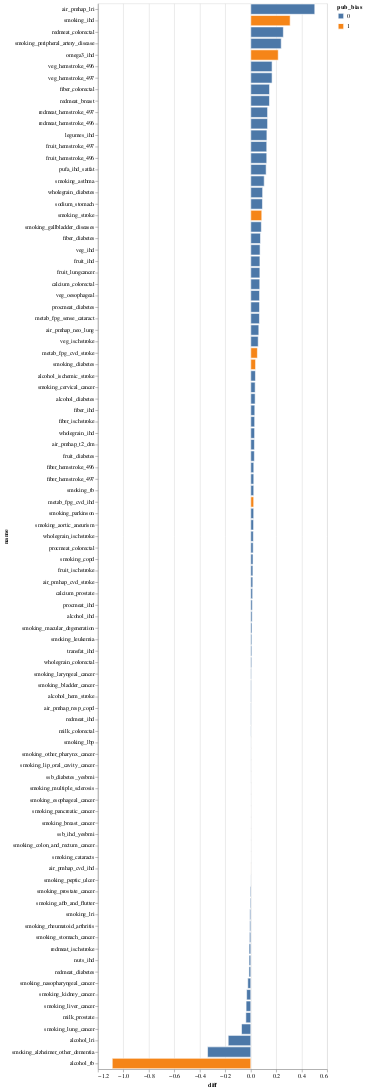

Write notebook code for a chart like this one.
### Markdown cell above
### Plot scores

Plots are interactive! Hover over data for tooltip and selections :)

### Code cell
selector = alt.selection_single(on='mouseover', nearest=True, empty='none')

chart = alt.Chart(pairs).mark_bar().transform_calculate(
    diff='datum.score_new - datum.score'
).add_selection(selector)

chart.encode(
    x='diff:Q',
    y=alt.Y('name', sort='-x'),
    color='pub_bias:N',
    stroke=alt.condition(selector, alt.value('red'), alt.value('white')),
    tooltip=[
        'name',
        alt.Tooltip('diff:Q', format='.4f'),
        alt.Tooltip('score', format='.4f'),
        alt.Tooltip('score_new', format='.4f')
    ]
)

### Figure 1 — Vega-Lite specification as saved in the notebook (floating-point values rounded to 4 significant figures)
{"config": {"view": {"continuousWidth": 400, "continuousHeight": 300}}, "data": {"name": "data-a699e4a3267581a834f9a0b7c7265b89"}, "mark": "bar", "encoding": {"color": {"type": "nominal", "field": "pub_bias"}, "stroke": {"condition": {"value": "red", "selection": "selector001"}, "value": "white"}, "tooltip": [{"type": "nominal", "field": "name"}, {"type": "quantitative", "field": "diff", "format": ".4f"}, {"type": "quantitative", "field": "score", "format": ".4f"}, {"type": "quantitative", "field": "score_new", "format": ".4f"}], "x": {"type": "quantitative", "field": "diff"}, "y": {"type": "nominal", "field": "name", "sort": "-x"}}, "selection": {"selector001": {"type": "single", "on": "mouseover", "nearest": true, "empty": "none"}}, "transform": [{"calculate": "datum.score_new - datum.score", "as": "diff"}], "$schema": "https://vega.github.io/schema/vega-lite/v4.8.1.json", "datasets": {"data-a699e4a3267581a834f9a0b7c7265b89": [{"rei_id": 114, "cause_id": 493, "risk_lower": 0.0, "risk_upper": 23.49, "risk_unit": "g/day", "risk_type": "continuous", "score": 0.1043, "pub_bias": 0, "name": "nuts_ihd", "score_new": 0.09085, "pub_bias_new": 0}, {"rei_id": 105, "cause_id": 493, "risk_lower": 4.599, "risk_upper": 8.042, "risk_unit": "mmol/L", "risk_type": "continuous", "score": -0.01838, "pub_bias": 1, "name": "metab_fpg_cvd_ihd", "score_new": 0.004607, "pub_bias_new": 0}, {"rei_id": 119, "cause_id": 496, "risk_lower": 3.95, "risk_upper": 24.8, "risk_unit": "g/day", "risk_type": "continuous", "score": -0.02849, "pub_bias": 0, "name": "fiber_hemstroke_496", "score_new": -0.004827, "pub_bias_new": 0}, {"rei_id": 99, "cause_id": 444, "risk_lower": 0.0, "risk_upper": 49.52, "risk_unit": "pack-year", "risk_type": "continuous", "score": 0.2015, "pub_bias": 0, "name": "smoking_lip_oral_cavity_cancer", "score_new": 0.2022, "pub_bias_new": 0}, {"rei_id": 123, "cause_id": 493, "risk_lower": 0.002, "risk_upper": 0.02725, "risk_unit": "%E/day", "risk_type": "continuous", "score": 0.01816, "pub_bias": 0, "name": "transfat_ihd", "score_new": 0.02626, "pub_bias_new": 0}, {"rei_id": 105, "cause_id": 417, "risk_lower": 4.357, "risk_upper": 8.083, "risk_unit": "mmol/L", "risk_type": "continuous", "score": 0.01199, "pub_bias": 1, "name": "metab_fpg_cvd_stroke", "score_new": 0.06396, "pub_bias_new": 0}, {"rei_id": 112, "cause_id": 493, "risk_lower": 23.75, "risk_upper": 385.7, "risk_unit": "g/day", "risk_type": "continuous", "score": 0.1538, "pub_bias": 0, "name": "veg_ihd", "score_new": 0.2268, "pub_bias_new": 0}, {"rei_id": 99, "cause_id": 501, "risk_lower": 0.0, "risk_upper": 30.0, "risk_unit": "cigarettes per day", "risk_type": "continuous", "score": 0.8152, "pub_bias": 0, "name": "smoking_aortic_aneurism", "score_new": 0.8372, "pub_bias_new": 0}, {"rei_id": 116, "cause_id": 497, "risk_lower": 8.25, "risk_upper": 109.2, "risk_unit": "g/day", "risk_type": "continuous", "score": 0.02079, "pub_bias": 0, "name": "redmeat_hemstroke_497", "score_new": 0.1528, "pub_bias_new": 0}, {"rei_id": 99, "cause_id": 441, "risk_lower": 0.0, "risk_upper": 50.0, "risk_unit": "pack-year", "risk_type": "continuous", "score": 0.03719, "pub_bias": 0, "name": "smoking_colon_and_rectum_cancer", "score_new": 0.03721, "pub_bias_new": 0}, {"rei_id": 112, "cause_id": 496, "risk_lower": 9.578, "risk_upper": 370.2, "risk_unit": "g/day", "risk_type": "continuous", "score": -0.1703, "pub_bias": 0, "name": "veg_hemstroke_496", "score_new": -0.002993, "pub_bias_new": 0}, {"rei_id": 99, "cause_id": 509, "risk_lower": 0.0, "risk_upper": 50.0, "risk_unit": "pack-year", "risk_type": "continuous", "score": 0.4113, "pub_bias": 0, "name": "smoking_copd", "score_new": 0.429, "pub_bias_new": 0}, {"rei_id": 99, "cause_id": 297, "risk_lower": 0.0, "risk_upper": 27.5, "risk_unit": "cigarettes per day", "risk_type": "continuous", "score": 0.01347, "pub_bias": 0, "name": "smoking_tb", "score_new": 0.0368, "pub_bias_new": 0}, {"rei_id": 117, "cause_id": 441, "risk_lower": 0.0, "risk_upper": 38.51, "risk_unit": "g/day", "risk_type": "continuous", "score": -0.01658, "pub_bias": 0, "name": "procmeat_colorectal", "score_new": 0.002256, "pub_bias_new": 0}, {"rei_id": 117, "cause_id": 976, "risk_lower": 0.0, "risk_upper": 51.17, "risk_unit": "g/day", "risk_type": "continuous", "score": -0.01639, "pub_bias": 0, "name": "procmeat_diabetes", "score_new": 0.05229, "pub_bias_new": 0}, {"rei_id": 99, "cause_id": 487, "risk_lower": 0.0, "risk_upper": 38.75, "risk_unit": "pack-year", "risk_type": "continuous", "score": -0.01827, "pub_bias": 0, "name": "smoking_leukemia", "score_new": -0.009823, "pub_bias_new": 0}, {"rei_id": 115, "cause_id": 438, "risk_lower": 5.814, "risk_upper": 519.7, "risk_unit": "g/day", "risk_type": "continuous", "score": -0.0262, "pub_bias": 0, "name": "milk_prostate", "score_new": -0.06493, "pub_bias_new": 0}, {"rei_id": 380, "cause_id": 493, "risk_lower": 3.507, "risk_upper": 47.92, "risk_unit": "micrograms per meter cubed", "risk_type": "continuous", "score": 0.2361, "pub_bias": 1, "name": "air_pmhap_cvd_ihd", "score_new": 0.2356, "pub_bias_new": 0}, {"rei_id": 112, "cause_id": 495, "risk_lower": 10.95, "risk_upper": 381.9, "risk_unit": "g/day", "risk_type": "continuous", "score": 0.1015, "pub_bias": 0, "name": "veg_ischstroke", "score_new": 0.1599, "pub_bias_new": 0}, {"rei_id": 99, "cause_id": 456, "risk_lower": 0.0, "risk_upper": 50.0, "risk_unit": "pack-year", "risk_type": "continuous", "score": 0.3419, "pub_bias": 0, "name": "smoking_pancreatic_cancer", "score_new": 0.342, "pub_bias_new": 0}, {"rei_id": 333, "cause_id": 493, "risk_lower": 0.0, "risk_upper": 110.7, "risk_unit": "g/day", "risk_type": "continuous", "score": -0.1915, "pub_bias": 0, "name": "legumes_ihd", "score_new": -0.06483, "pub_bias_new": 0}, {"rei_id": 99, "cause_id": 493, "risk_lower": 0.0, "risk_upper": 31.25, "risk_unit": "cigarettes per day", "risk_type": "continuous", "score": -0.1285, "pub_bias": 1, "name": "smoking_ihd", "score_new": 0.1807, "pub_bias_new": 0}, {"rei_id": 99, "cause_id": 423, "risk_lower": 0.0, "risk_upper": 51.25, "risk_unit": "pack-year", "risk_type": "continuous", "score": 1.802, "pub_bias": 0, "name": "smoking_laryngeal_cancer", "score_new": 1.806, "pub_bias_new": 0}, {"rei_id": 102, "cause_id": 493, "risk_lower": 0.0, "risk_upper": 45.0, "risk_unit": "grams per day", "risk_type": "continuous", "score": 0.01067, "pub_bias": 0, "name": "alcohol_ihd", "score_new": 0.02149, "pub_bias_new": 0}, {"rei_id": 124, "cause_id": 414, "risk_lower": 1.23, "risk_upper": 5.626, "risk_unit": "g/day", "risk_type": "continuous", "score": 0.2711, "pub_bias": 0, "name": "sodium_stomach", "score_new": 0.3628, "pub_bias_new": 0}, {"rei_id": 99, "cause_id": 474, "risk_lower": 0.0, "risk_upper": 51.25, "risk_unit": "pack-year", "risk_type": "continuous", "score": 0.7928, "pub_bias": 0, "name": "smoking_bladder_cancer", "score_new": 0.7968, "pub_bias_new": 0}, {"rei_id": 99, "cause_id": 671, "risk_lower": 0.0, "risk_upper": 25.0, "risk_unit": "cigarettes per day", "risk_type": "continuous", "score": 0.1379, "pub_bias": 0, "name": "smoking_cataracts", "score_new": 0.138, "pub_bias_new": 0}, {"rei_id": 99, "cause_id": 417, "risk_lower": 0.0, "risk_upper": 62.5, "risk_unit": "pack-year", "risk_type": "continuous", "score": -0.1752, "pub_bias": 0, "name": "smoking_liver_cancer", "score_new": -0.2119, "pub_bias_new": 0}, {"rei_id": 99, "cause_id": 322, "risk_lower": 0.0, "risk_upper": 31.25, "risk_unit": "cigarettes per day", "risk_type": "continuous", "score": 0.3085, "pub_bias": 0, "name": "smoking_lri", "score_new": 0.3009, "pub_bias_new": 0}, {"rei_id": 99, "cause_id": 450, "risk_lower": 0.0, "risk_upper": 71.62, "risk_unit": "pack-year", "risk_type": "continuous", "score": 0.9341, "pub_bias": 0, "name": "smoking_other_pharynx_cancer", "score_new": 0.9349, "pub_bias_new": 0}, {"rei_id": 99, "cause_id": 471, "risk_lower": 0.0, "risk_upper": 43.54, "risk_unit": "pack-year", "risk_type": "continuous", "score": -0.0372, "pub_bias": 0, "name": "smoking_kidney_cancer", "score_new": -0.06985, "pub_bias_new": 0}, {"rei_id": 116, "cause_id": 493, "risk_lower": 3.875, "risk_upper": 81.97, "risk_unit": "g/day", "risk_type": "continuous", "score": -0.01569, "pub_bias": 0, "name": "redmeat_ihd", "score_new": -0.01315, "pub_bias_new": 0}, {"rei_id": 116, "cause_id": 495, "risk_lower": 8.25, "risk_upper": 102.2, "risk_unit": "g/day", "risk_type": "continuous", "score": -0.05688, "pub_bias": 0, "name": "redmeat_ischstroke", "score_new": -0.0702, "pub_bias_new": 0}, {"rei_id": 99, "cause_id": 672, "risk_lower": 0.0, "risk_upper": 27.5, "risk_unit": "cigarettes per day", "risk_type": "continuous", "score": 0.1678, "pub_bias": 0, "name": "smoking_macular_degeneration", "score_new": 0.1776, "pub_bias_new": 0}, {"rei_id": 99, "cause_id": 500, "risk_lower": 0.0, "risk_upper": 25.0, "risk_unit": "cigarettes per day", "risk_type": "continuous", "score": 0.05984, "pub_bias": 0, "name": "smoking_afib_and_flutter", "score_new": 0.05383, "pub_bias_new": 0}, {"rei_id": 380, "cause_id": 976, "risk_lower": 3.638, "risk_upper": 45.24, "risk_unit": "micrograms per meter cubed", "risk_type": "continuous", "score": 0.1085, "pub_bias": 0, "name": "air_pmhap_t2_dm", "score_new": 0.1372, "pub_bias_new": 0}, {"rei_id": 99, "cause_id": 630, "risk_lower": 0.0, "risk_upper": 26.25, "risk_unit": "cigarettes per day", "risk_type": "continuous", "score": 0.2193, "pub_bias": 0, "name": "smoking_lbp", "score_new": 0.2201, "pub_bias_new": 0}, {"rei_id": 111, "cause_id": 426, "risk_lower": 15.75, "risk_upper": 368.6, "risk_unit": "g/day", "risk_type": "continuous", "score": 0.09238, "pub_bias": 0, "name": "fruit_lungcancer", "score_new": 0.1639, "pub_bias_new": 0}, {"rei_id": 99, "cause_id": 534, "risk_lower": 0.0, "risk_upper": 27.93, "risk_unit": "cigarettes per day", "risk_type": "continuous", "score": -0.1912, "pub_bias": 0, "name": "smoking_gallbladder_diseases", "score_new": -0.1082, "pub_bias_new": 0}, {"rei_id": 111, "cause_id": 976, "risk_lower": 12.4, "risk_upper": 329.7, "risk_unit": "g/day", "risk_type": "continuous", "score": -0.009761, "pub_bias": 0, "name": "fruit_diabetes", "score_new": 0.01843, "pub_bias_new": 0}, {"rei_id": 112, "cause_id": 411, "risk_lower": 62.5, "risk_upper": 288.5, "risk_unit": "g/day", "risk_type": "continuous", "score": -0.09325, "pub_bias": 0, "name": "veg_oesophageal", "score_new": -0.02435, "pub_bias_new": 0}, {"rei_id": 99, "cause_id": 527, "risk_lower": 0.0, "risk_upper": 21.94, "risk_unit": "cigarettes per day", "risk_type": "continuous", "score": 0.1783, "pub_bias": 0, "name": "smoking_peptic_ulcer", "score_new": 0.1766, "pub_bias_new": 0}, {"rei_id": 99, "cause_id": 432, "risk_lower": 0.0, "risk_upper": 13.9, "risk_unit": "pack-year", "risk_type": "continuous", "score": 0.1197, "pub_bias": 0, "name": "smoking_cervical_cancer", "score_new": 0.1541, "pub_bias_new": 0}, {"rei_id": 116, "cause_id": 496, "risk_lower": 8.25, "risk_upper": 109.2, "risk_unit": "g/day", "risk_type": "continuous", "score": 0.02079, "pub_bias": 0, "name": "redmeat_hemstroke_496", "score_new": 0.1528, "pub_bias_new": 0}, {"rei_id": 116, "cause_id": 976, "risk_lower": 5.0, "risk_upper": 87.23, "risk_unit": "g/day", "risk_type": "continuous", "score": 0.003975, "pub_bias": 0, "name": "redmeat_diabetes", "score_new": -0.01037, "pub_bias_new": 0}, {"rei_id": 99, "cause_id": 543, "risk_lower": 0.0, "risk_upper": 39.0, "risk_unit": "cigarettes per day", "risk_type": "continuous", "score": 0.03687, "pub_bias": 0, "name": "smoking_alzheimer_other_dementia", "score_new": -0.3026, "pub_bias_new": 0}, {"rei_id": 102, "cause_id": 976, "risk_lower": 0.0, "risk_upper": 37.5, "risk_unit": "grams per day", "risk_type": "continuous", "score": -0.01392, "pub_bias": 0, "name": "alcohol_diabetes", "score_new": 0.02031, "pub_bias_new": 0}, {"rei_id": 116, "cause_id": 429, "risk_lower": 0.0, "risk_upper": 64.28, "risk_unit": "g/day", "risk_type": "continuous", "score": -0.2885, "pub_bias": 0, "name": "redmeat_breast", "score_new": -0.1417, "pub_bias_new": 0}, {"rei_id": 122, "cause_id": 493, "risk_lower": 0.01719, "risk_upper": 0.1452, "risk_unit": "%E/day", "risk_type": "continuous", "score": -0.293, "pub_bias": 0, "name": "pufa_ihd_satfat", "score_new": -0.1723, "pub_bias_new": 0}, {"rei_id": 99, "cause_id": 411, "risk_lower": 0.0, "risk_upper": 50.0, "risk_unit": "pack-year", "risk_type": "continuous", "score": 0.5857, "pub_bias": 0, "name": "smoking_esophageal_cancer", "score_new": 0.5859, "pub_bias_new": 0}, {"rei_id": 111, "cause_id": 495, "risk_lower": 8.267, "risk_upper": 496.8, "risk_unit": "g/day", "risk_type": "continuous", "score": 0.1354, "pub_bias": 0, "name": "fruit_ischstroke", "score_new": 0.152, "pub_bias_new": 0}, {"rei_id": 147, "cause_id": 438, "risk_lower": 0.26, "risk_upper": 1.292, "risk_unit": "g/day", "risk_type": "continuous", "score": -0.04277, "pub_bias": 0, "name": "calcium_prostate", "score_new": -0.02806, "pub_bias_new": 0}, {"rei_id": 102, "cause_id": 297, "risk_lower": 0.0, "risk_upper": 37.5, "risk_unit": "grams per day", "risk_type": "continuous", "score": 0.01367, "pub_bias": 1, "name": "alcohol_tb", "score_new": -1.074, "pub_bias_new": 0}, {"rei_id": 119, "cause_id": 441, "risk_lower": 4.25, "risk_upper": 26.5, "risk_unit": "g/day", "risk_type": "continuous", "score": -0.02625, "pub_bias": 0, "name": "fiber_colorectal", "score_new": 0.121, "pub_bias_new": 0}, {"rei_id": 99, "cause_id": 494, "risk_lower": 0.0, "risk_upper": 29.5, "risk_unit": "cigarettes per day", "risk_type": "continuous", "score": 0.04898, "pub_bias": 1, "name": "smoking_stroke", "score_new": 0.1354, "pub_bias_new": 0}, {"rei_id": 99, "cause_id": 438, "risk_lower": 0.0, "risk_upper": 49.5, "risk_unit": "cigarettes per day", "risk_type": "continuous", "score": -0.008341, "pub_bias": 0, "name": "smoking_prostate_cancer", "score_new": -0.01413, "pub_bias_new": 0}, {"rei_id": 117, "cause_id": 493, "risk_lower": 0.0, "risk_upper": 38.64, "risk_unit": "g/day", "risk_type": "continuous", "score": -0.00165, "pub_bias": 0, "name": "procmeat_ihd", "score_new": 0.0106, "pub_bias_new": 0}, {"rei_id": 99, "cause_id": 429, "risk_lower": 0.0, "risk_upper": 34.27, "risk_unit": "pack-year", "risk_type": "continuous", "score": 0.05629, "pub_bias": 0, "name": "smoking_breast_cancer", "score_new": 0.05636, "pub_bias_new": 0}, {"rei_id": 102, "cause_id": 322, "risk_lower": 0.0, "risk_upper": 47.79, "risk_unit": "grams per day", "risk_type": "continuous", "score": -0.03732, "pub_bias": 0, "name": "alcohol_lri", "score_new": -0.2147, "pub_bias_new": 0}, {"rei_id": 99, "cause_id": 502, "risk_lower": 0.0, "risk_upper": 31.1, "risk_unit": "cigarettes per day", "risk_type": "continuous", "score": -0.1517, "pub_bias": 0, "name": "smoking_peripheral_artery_disease", "score_new": 0.08743, "pub_bias_new": 0}, {"rei_id": 380, "cause_id": 426, "risk_lower": 5.827, "risk_upper": 290.7, "risk_unit": "micrograms per meter cubed", "risk_type": "continuous", "score": 0.2254, "pub_bias": 0, "name": "air_pmhap_neo_lung", "score_new": 0.2886, "pub_bias_new": 0}, {"rei_id": 99, "cause_id": 426, "risk_lower": 0.0, "risk_upper": 51.25, "risk_unit": "pack-year", "risk_type": "continuous", "score": 0.7324, "pub_bias": 0, "name": "smoking_lung_cancer", "score_new": 0.6597, "pub_bias_new": 0}, {"rei_id": 116, "cause_id": 441, "risk_lower": 0.0, "risk_upper": 99.5, "risk_unit": "g/day", "risk_type": "continuous", "score": -0.2409, "pub_bias": 0, "name": "redmeat_colorectal", "score_new": 0.01482, "pub_bias_new": 0}, {"rei_id": 112, "cause_id": 497, "risk_lower": 9.578, "risk_upper": 370.2, "risk_unit": "g/day", "risk_type": "continuous", "score": -0.1703, "pub_bias": 0, "name": "veg_hemstroke_497", "score_new": -0.002993, "pub_bias_new": 0}, {"rei_id": 380, "cause_id": 494, "risk_lower": 4.683, "risk_upper": 37.0, "risk_unit": "micrograms per meter cubed", "risk_type": "continuous", "score": 0.1302, "pub_bias": 0, "name": "air_pmhap_cvd_stroke", "score_new": 0.1462, "pub_bias_new": 0}, {"rei_id": 147, "cause_id": 441, "risk_lower": 0.3024, "risk_upper": 1.226, "risk_unit": "g/day", "risk_type": "continuous", "score": 0.2782, "pub_bias": 0, "name": "calcium_colorectal", "score_new": 0.3487, "pub_bias_new": 0}, {"rei_id": 119, "cause_id": 495, "risk_lower": 3.95, "risk_upper": 22.21, "risk_unit": "g/day", "risk_type": "continuous", "score": -0.02021, "pub_bias": 0, "name": "fiber_ischstroke", "score_new": 0.01039, "pub_bias_new": 0}, {"rei_id": 115, "cause_id": 441, "risk_lower": 0.0, "risk_upper": 656.6, "risk_unit": "g/day", "risk_type": "continuous", "score": 0.06208, "pub_bias": 0, "name": "milk_colorectal", "score_new": 0.06407, "pub_bias_new": 0}, {"rei_id": 380, "cause_id": 509, "risk_lower": 3.41, "risk_upper": 87.1, "risk_unit": "micrograms per meter cubed", "risk_type": "continuous", "score": 0.4219, "pub_bias": 0, "name": "air_pmhap_resp_copd", "score_new": 0.4245, "pub_bias_new": 0}, {"rei_id": 118, "cause_id": 493, "risk_lower": 0.0, "risk_upper": 410.8, "risk_unit": "g/day", "risk_type": "continuous", "score": -0.0004381, "pub_bias": 0, "name": "ssb_ihd_yesbmi", "score_new": -0.0004184, "pub_bias_new": 0}, {"rei_id": 118, "cause_id": 976, "risk_lower": 0.0, "risk_upper": 360.6, "risk_unit": "g/day", "risk_type": "continuous", "score": 0.08279, "pub_bias": 0, "name": "ssb_diabetes_yesbmi", "score_new": 0.08338, "pub_bias_new": 0}, {"rei_id": 111, "cause_id": 497, "risk_lower": 8.267, "risk_upper": 491.4, "risk_unit": "g/day", "risk_type": "continuous", "score": -0.09694, "pub_bias": 0, "name": "fruit_hemstroke_497", "score_new": 0.02856, "pub_bias_new": 0}, {"rei_id": 119, "cause_id": 976, "risk_lower": 4.429, "risk_upper": 30.3, "risk_unit": "g/day", "risk_type": "continuous", "score": 0.03923, "pub_bias": 0, "name": "fiber_diabetes", "score_new": 0.1154, "pub_bias_new": 0}, {"rei_id": 99, "cause_id": 447, "risk_lower": 0.0, "risk_upper": 50.0, "risk_unit": "pack-year", "risk_type": "continuous", "score": 0.1492, "pub_bias": 0, "name": "smoking_nasopharyngeal_cancer", "score_new": 0.1255, "pub_bias_new": 0}, {"rei_id": 111, "cause_id": 496, "risk_lower": 8.267, "risk_upper": 491.4, "risk_unit": "g/day", "risk_type": "continuous", "score": -0.09694, "pub_bias": 0, "name": "fruit_hemstroke_496", "score_new": 0.02856, "pub_bias_new": 0}, {"rei_id": 102, "cause_id": 495, "risk_lower": 0.0, "risk_upper": 50.0, "risk_unit": "grams per day", "risk_type": "continuous", "score": -0.0578, "pub_bias": 0, "name": "alcohol_ischemic_stroke", "score_new": -0.02116, "pub_bias_new": 0}, {"rei_id": 113, "cause_id": 493, "risk_lower": 3.275, "risk_upper": 197.6, "risk_unit": "g/day", "risk_type": "continuous", "score": 0.1401, "pub_bias": 0, "name": "wholegrain_ihd", "score_new": 0.1701, "pub_bias_new": 0}, {"rei_id": 99, "cause_id": 627, "risk_lower": 0.0, "risk_upper": 20.11, "risk_unit": "cigarettes per day", "risk_type": "continuous", "score": -0.06688, "pub_bias": 0, "name": "smoking_rheumatoid_arthritis", "score_new": -0.07514, "pub_bias_new": 0}, {"rei_id": 99, "cause_id": 515, "risk_lower": 0.0, "risk_upper": 26.25, "risk_unit": "cigarettes per day", "risk_type": "continuous", "score": -0.7406, "pub_bias": 0, "name": "smoking_asthma", "score_new": -0.6351, "pub_bias_new": 0}, {"rei_id": 113, "cause_id": 976, "risk_lower": 2.25, "risk_upper": 250.7, "risk_unit": "g/day", "risk_type": "continuous", "score": -0.0769, "pub_bias": 0, "name": "wholegrain_diabetes", "score_new": 0.01624, "pub_bias_new": 0}, {"rei_id": 99, "cause_id": 544, "risk_lower": 0.0, "risk_upper": 30.46, "risk_unit": "cigarettes per day", "risk_type": "continuous", "score": -0.006114, "pub_bias": 0, "name": "smoking_parkinson", "score_new": 0.01685, "pub_bias_new": 0}, {"rei_id": 105, "cause_id": 671, "risk_lower": 4.349, "risk_upper": 8.154, "risk_unit": "mmol/L", "risk_type": "continuous", "score": -0.0568, "pub_bias": 0, "name": "metab_fpg_sense_cataract", "score_new": 0.01126, "pub_bias_new": 0}, {"rei_id": 111, "cause_id": 493, "risk_lower": 22.6, "risk_upper": 451.4, "risk_unit": "g/day", "risk_type": "continuous", "score": -0.04327, "pub_bias": 0, "name": "fruit_ihd", "score_new": 0.0286, "pub_bias_new": 0}, {"rei_id": 99, "cause_id": 546, "risk_lower": 0.0, "risk_upper": 20.0, "risk_unit": "cigarettes per day", "risk_type": "continuous", "score": 0.2252, "pub_bias": 0, "name": "smoking_multiple_sclerosis", "score_new": 0.2254, "pub_bias_new": 0}, {"rei_id": 119, "cause_id": 497, "risk_lower": 3.95, "risk_upper": 24.8, "risk_unit": "g/day", "risk_type": "continuous", "score": -0.02849, "pub_bias": 0, "name": "fiber_hemstroke_497", "score_new": -0.004827, "pub_bias_new": 0}, {"rei_id": 121, "cause_id": 493, "risk_lower": 0.025, "risk_upper": 1.73, "risk_unit": "g/day", "risk_type": "continuous", "score": -0.1763, "pub_bias": 1, "name": "omega3_ihd", "score_new": 0.0393, "pub_bias_new": 0}, {"rei_id": 102, "cause_id": 496, "risk_lower": 0.0, "risk_upper": 49.97, "risk_unit": "grams per day", "risk_type": "continuous", "score": 0.04998, "pub_bias": 0, "name": "alcohol_hem_stroke", "score_new": 0.05318, "pub_bias_new": 0}, {"rei_id": 113, "cause_id": 441, "risk_lower": 9.9, "risk_upper": 230.3, "risk_unit": "g/day", "risk_type": "continuous", "score": 0.0627, "pub_bias": 0, "name": "wholegrain_colorectal", "score_new": 0.06999, "pub_bias_new": 0}, {"rei_id": 119, "cause_id": 493, "risk_lower": 3.95, "risk_upper": 25.49, "risk_unit": "g/day", "risk_type": "continuous", "score": 0.07298, "pub_bias": 0, "name": "fiber_ihd", "score_new": 0.1046, "pub_bias_new": 0}, {"rei_id": 99, "cause_id": 587, "risk_lower": 0.0, "risk_upper": 25.5, "risk_unit": "cigarettes per day", "risk_type": "continuous", "score": 0.05794, "pub_bias": 1, "name": "smoking_diabetes", "score_new": 0.09555, "pub_bias_new": 0}, {"rei_id": 113, "cause_id": 495, "risk_lower": 5.098, "risk_upper": 229.6, "risk_unit": "g/day", "risk_type": "continuous", "score": -0.08748, "pub_bias": 0, "name": "wholegrain_ischstroke", "score_new": -0.06733, "pub_bias_new": 0}, {"rei_id": 99, "cause_id": 414, "risk_lower": 0.0, "risk_upper": 50.69, "risk_unit": "pack-year", "risk_type": "continuous", "score": 0.04321, "pub_bias": 0, "name": "smoking_stomach_cancer", "score_new": 0.03262, "pub_bias_new": 0}, {"rei_id": 380, "cause_id": 322, "risk_lower": 11.0, "risk_upper": 363.0, "risk_unit": "micrograms per meter cubed", "risk_type": "continuous", "score": -0.3789, "pub_bias": 0, "name": "air_pmhap_lri", "score_new": 0.1237, "pub_bias_new": 0}]}}
